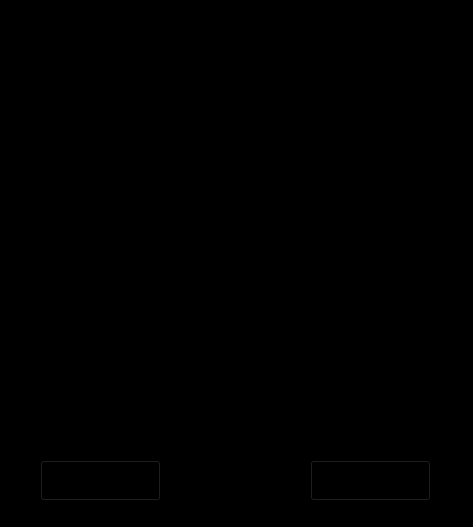
<?xml version="1.0" encoding="UTF-8"?>
<ui version="4.0">
 <class>mainGUI</class>
 <widget class="QWidget" name="mainGUI">
  <property name="geometry">
   <rect>
    <x>0</x>
    <y>0</y>
    <width>473</width>
    <height>527</height>
   </rect>
  </property>
  <property name="windowTitle">
   <string>mainGUI</string>
  </property>
  <property name="styleSheet">
   <string notr="true">background-color: rgb(0, 0, 0);</string>
  </property>
  <widget class="QLabel" name="label">
   <property name="geometry">
    <rect>
     <x>-10</x>
     <y>-10</y>
     <width>481</width>
     <height>451</height>
    </rect>
   </property>
   <property name="text">
    <string/>
   </property>
   <property name="pixmap">
    <pixmap>../GUIimages/ai.gif</pixmap>
   </property>
  </widget>
  <widget class="QPushButton" name="pushButton">
   <property name="geometry">
    <rect>
     <x>40</x>
     <y>460</y>
     <width>121</width>
     <height>41</height>
    </rect>
   </property>
   <property name="cursor">
    <cursorShape>PointingHandCursor</cursorShape>
   </property>
   <property name="styleSheet">
    <string notr="true">border-image: url(:/GUIimages/loginbutton.png);</string>
   </property>
   <property name="text">
    <string/>
   </property>
  </widget>
  <widget class="QPushButton" name="pushButton_2">
   <property name="geometry">
    <rect>
     <x>310</x>
     <y>460</y>
     <width>121</width>
     <height>41</height>
    </rect>
   </property>
   <property name="cursor">
    <cursorShape>PointingHandCursor</cursorShape>
   </property>
   <property name="styleSheet">
    <string notr="true">border-image: url(:/GUIimages/Regesterbutton.png);</string>
   </property>
   <property name="text">
    <string/>
   </property>
  </widget>
 </widget>
 <resources/>
 <connections/>
</ui>
